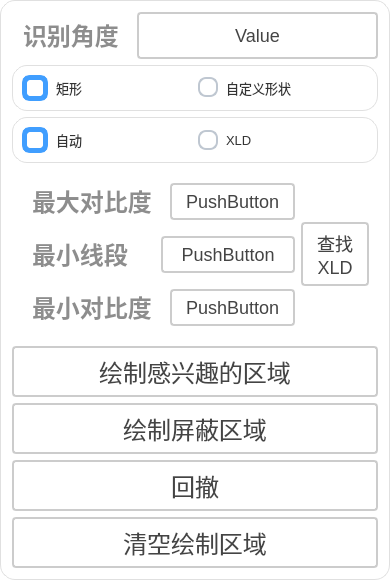
      <widget class="QGroupBox" name="groupBox_3">
       <property name="styleSheet">
        <string notr="true">QGroupBox {
    font-size: 15px;
    font-weight: bold;
    background-color: rgb(255, 255, 255);
    border: 1px solid #e0e0e0;
    border-radius: 2px;
	border-radius: 15px
}

QGroupBox::title {
    subcontrol-origin: margin;
    left: 10px;
    padding: 0 5px;
    color: #2c3e50;
}</string>
       </property>
       <property name="title">
        <string/>
       </property>
       <layout class="QGridLayout" name="gridLayout_8">
        <item row="0" column="0">
         <layout class="QVBoxLayout" name="verticalLayout_7" stretch="1,1,1,2,3">
          <item>
           <layout class="QHBoxLayout" name="horizontalLayout">
            <item>
             <widget class="QLabel" name="label_8">
              <property name="styleSheet">
               <string notr="true">QLabel {
       font-size: 24px;        
       font-weight: bold;        
       color:  rgb(141, 141, 141);       
       padding: 5px 5px;     
       border-bottom: 2px solid #cccccc; 
    }</string>
              </property>
              <property name="text">
               <string>识别角度</string>
              </property>
              <property name="alignment">
               <set>Qt::AlignmentFlag::AlignLeading|Qt::AlignmentFlag::AlignLeft|Qt::AlignmentFlag::AlignVCenter</set>
              </property>
             </widget>
            </item>
            <item>
             <widget class="QPushButton" name="btn_angle">
              <property name="sizePolicy">
               <sizepolicy hsizetype="Expanding" vsizetype="Expanding">
                <horstretch>0</horstretch>
                <verstretch>0</verstretch>
               </sizepolicy>
              </property>
              <property name="styleSheet">
               <string notr="true">QPushButton {
    padding: 6px 14px;
    border: 2px solid #CCC;
    border-radius: 4px;
    background-color: white;
    color: #444;
    font-size: 18px; 
}

QPushButton:hover {
    border-color: #999;
    background-color: #F5F5F5;
}

QPushButton:pressed {
    border-color: #777;
    background-color: #EEE;
}</string>
              </property>
              <property name="text">
               <string>Value</string>
              </property>
             </widget>
            </item>
           </layout>
          </item>
          <item>
           <widget class="QGroupBox" name="groupBox_4">
            <property name="styleSheet">
             <string notr="true">QGroupBox {
    font-size: 15px;
    font-weight: bold;
    background-color: rgb(255, 255, 255);
    border: 1px solid #e0e0e0;
    border-radius: 2px;
	border-radius: 15px
}

QGroupBox::title {
    subcontrol-origin: margin;
    left: 10px;
    padding: 0 5px;
    color: #2c3e50;
}</string>
            </property>
            <property name="title">
             <string/>
            </property>
            <layout class="QGridLayout" name="gridLayout">
             <item row="0" column="0">
              <layout class="QHBoxLayout" name="horizontalLayout_3">
               <item>
                <widget class="QRadioButton" name="rad_rectangle">
                 <property name="styleSheet">
                  <string notr="true">QRadioButton {
    spacing: 8px;
    color: #333333;
    font-size: 13px;
    background: transparent;
}

QRadioButton::indicator {
    width: 16px;
    height: 16px;
    border: 2px solid #BFC7D1;
    border-radius: 8px;
    background: #FFFFFF;
}

QRadioButton::indicator:hover {
    border-color: #409EFF;
}

QRadioButton::indicator:checked {
    border: 5px solid #409EFF;
    background: #FFFFFF;
}

QRadioButton:disabled {
    color: #A8B0B8;
}

QRadioButton::indicator:disabled {
    border-color: #D5DBE3;
    background: #F3F5F7;
}</string>
                 </property>
                 <property name="text">
                  <string>矩形</string>
                 </property>
                 <property name="checked">
                  <bool>true</bool>
                 </property>
                </widget>
               </item>
               <item>
                <widget class="QRadioButton" name="rad_paint">
                 <property name="styleSheet">
                  <string notr="true">QRadioButton {
    spacing: 8px;
    color: #333333;
    font-size: 13px;
    background: transparent;
}

QRadioButton::indicator {
    width: 16px;
    height: 16px;
    border: 2px solid #BFC7D1;
    border-radius: 8px;
    background: #FFFFFF;
}

QRadioButton::indicator:hover {
    border-color: #409EFF;
}

QRadioButton::indicator:checked {
    border: 5px solid #409EFF;
    background: #FFFFFF;
}

QRadioButton:disabled {
    color: #A8B0B8;
}

QRadioButton::indicator:disabled {
    border-color: #D5DBE3;
    background: #F3F5F7;
}</string>
                 </property>
                 <property name="text">
                  <string>自定义形状</string>
                 </property>
                </widget>
               </item>
              </layout>
             </item>
            </layout>
           </widget>
          </item>
          <item>
           <widget class="QGroupBox" name="groupBox_5">
            <property name="styleSheet">
             <string notr="true">QGroupBox {
    font-size: 15px;
    font-weight: bold;
    background-color: rgb(255, 255, 255);
    border: 1px solid #e0e0e0;
    border-radius: 2px;
	border-radius: 15px
}

QGroupBox::title {
    subcontrol-origin: margin;
    left: 10px;
    padding: 0 5px;
    color: #2c3e50;
}</string>
            </property>
            <property name="title">
             <string/>
            </property>
            <layout class="QGridLayout" name="gridLayout_6">
             <item row="0" column="0">
              <layout class="QHBoxLayout" name="horizontalLayout_8">
               <item>
                <widget class="QRadioButton" name="rad_findshapemodel">
                 <property name="styleSheet">
                  <string notr="true">QRadioButton {
    spacing: 8px;
    color: #333333;
    font-size: 13px;
    background: transparent;
}

QRadioButton::indicator {
    width: 16px;
    height: 16px;
    border: 2px solid #BFC7D1;
    border-radius: 8px;
    background: #FFFFFF;
}

QRadioButton::indicator:hover {
    border-color: #409EFF;
}

QRadioButton::indicator:checked {
    border: 5px solid #409EFF;
    background: #FFFFFF;
}

QRadioButton:disabled {
    color: #A8B0B8;
}

QRadioButton::indicator:disabled {
    border-color: #D5DBE3;
    background: #F3F5F7;
}</string>
                 </property>
                 <property name="text">
                  <string>自动</string>
                 </property>
                 <property name="checked">
                  <bool>true</bool>
                 </property>
                </widget>
               </item>
               <item>
                <widget class="QRadioButton" name="rad_findshapemodelXLD">
                 <property name="styleSheet">
                  <string notr="true">QRadioButton {
    spacing: 8px;
    color: #333333;
    font-size: 13px;
    background: transparent;
}

QRadioButton::indicator {
    width: 16px;
    height: 16px;
    border: 2px solid #BFC7D1;
    border-radius: 8px;
    background: #FFFFFF;
}

QRadioButton::indicator:hover {
    border-color: #409EFF;
}

QRadioButton::indicator:checked {
    border: 5px solid #409EFF;
    background: #FFFFFF;
}

QRadioButton:disabled {
    color: #A8B0B8;
}

QRadioButton::indicator:disabled {
    border-color: #D5DBE3;
    background: #F3F5F7;
}</string>
                 </property>
                 <property name="text">
                  <string>XLD</string>
                 </property>
                </widget>
               </item>
              </layout>
             </item>
            </layout>
           </widget>
          </item>
          <item>
           <widget class="QWidget" name="widget_XLDHide" native="true">
            <layout class="QGridLayout" name="gridLayout_7">
             <item row="0" column="0">
              <layout class="QHBoxLayout" name="horizontalLayout_9" stretch="2,1">
               <item>
                <layout class="QVBoxLayout" name="verticalLayout_2" stretch="0,0,0">
                 <item>
                  <layout class="QHBoxLayout" name="horizontalLayout_7" stretch="1,1">
                   <item>
                    <widget class="QLabel" name="label_3">
                     <property name="styleSheet">
                      <string notr="true">QLabel {
       font-size: 24px;        
       font-weight: bold;        
       color:  rgb(141, 141, 141);       
       padding: 5px 5px;     
       border-bottom: 2px solid #cccccc; 
    }</string>
                     </property>
                     <property name="text">
                      <string>最大对比度</string>
                     </property>
                    </widget>
                   </item>
                   <item>
                    <widget class="QPushButton" name="btn_max">
                     <property name="styleSheet">
                      <string notr="true">QPushButton {
    padding: 6px 14px;
    border: 2px solid #CCC;
    border-radius: 4px;
    background-color: white;
    color: #444;
    font-size: 18px; 
}

QPushButton:hover {
    border-color: #999;
    background-color: #F5F5F5;
}

QPushButton:pressed {
    border-color: #777;
    background-color: #EEE;
}</string>
                     </property>
                     <property name="text">
                      <string>PushButton</string>
                     </property>
                    </widget>
                   </item>
                  </layout>
                 </item>
                 <item>
                  <layout class="QHBoxLayout" name="horizontalLayout_6" stretch="1,1">
                   <item>
                    <widget class="QLabel" name="label">
                     <property name="styleSheet">
                      <string notr="true">QLabel {
       font-size: 24px;        
       font-weight: bold;        
       color:  rgb(141, 141, 141);       
       padding: 5px 5px;     
       border-bottom: 2px solid #cccccc; 
    }</string>
                     </property>
                     <property name="text">
                      <string>最小线段</string>
                     </property>
                    </widget>
                   </item>
                   <item>
                    <widget class="QPushButton" name="btn_MinLength">
                     <property name="styleSheet">
                      <string notr="true">QPushButton {
    padding: 6px 14px;
    border: 2px solid #CCC;
    border-radius: 4px;
    background-color: white;
    color: #444;
    font-size: 18px; 
}

QPushButton:hover {
    border-color: #999;
    background-color: #F5F5F5;
}

QPushButton:pressed {
    border-color: #777;
    background-color: #EEE;
}</string>
                     </property>
                     <property name="text">
                      <string>PushButton</string>
                     </property>
                    </widget>
                   </item>
                  </layout>
                 </item>
                 <item>
                  <layout class="QHBoxLayout" name="horizontalLayout_5" stretch="1,1">
                   <item>
                    <widget class="QLabel" name="label_2">
                     <property name="styleSheet">
                      <string notr="true">QLabel {
       font-size: 24px;        
       font-weight: bold;        
       color:  rgb(141, 141, 141);       
       padding: 5px 5px;     
       border-bottom: 2px solid #cccccc; 
    }</string>
                     </property>
                     <property name="text">
                      <string>最小对比度</string>
                     </property>
                    </widget>
                   </item>
                   <item>
                    <widget class="QPushButton" name="btn_min">
                     <property name="styleSheet">
                      <string notr="true">QPushButton {
    padding: 6px 14px;
    border: 2px solid #CCC;
    border-radius: 4px;
    background-color: white;
    color: #444;
    font-size: 18px; 
}

QPushButton:hover {
    border-color: #999;
    background-color: #F5F5F5;
}

QPushButton:pressed {
    border-color: #777;
    background-color: #EEE;
}</string>
                     </property>
                     <property name="text">
                      <string>PushButton</string>
                     </property>
                    </widget>
                   </item>
                  </layout>
                 </item>
                </layout>
               </item>
               <item>
                <widget class="QPushButton" name="btn_createXLD">
                 <property name="styleSheet">
                  <string notr="true">QPushButton {
    padding: 6px 14px;
    border: 2px solid #CCC;
    border-radius: 4px;
    background-color: white;
    color: #444;
    font-size: 18px; 
}

QPushButton:hover {
    border-color: #999;
    background-color: #F5F5F5;
}

QPushButton:pressed {
    border-color: #777;
    background-color: #EEE;
}</string>
                 </property>
                 <property name="text">
                  <string>查找
XLD</string>
                 </property>
                </widget>
               </item>
              </layout>
             </item>
            </layout>
           </widget>
          </item>
          <item>
           <layout class="QVBoxLayout" name="verticalLayout_3" stretch="1,1,1,1">
            <item>
             <widget class="QPushButton" name="btn_paintRegion">
              <property name="sizePolicy">
               <sizepolicy hsizetype="Expanding" vsizetype="Expanding">
                <horstretch>0</horstretch>
                <verstretch>0</verstretch>
               </sizepolicy>
              </property>
              <property name="styleSheet">
               <string notr="true">QPushButton {
    padding: 6px 14px;
    border: 2px solid #CCC;
    border-radius: 4px;
    background-color: white;
    color: #444;
    font-size: 24px; 
}

QPushButton:hover {
    border-color: #999;
    background-color: #F5F5F5;
}

QPushButton:pressed {
    border-color: #777;
    background-color: #EEE;
}</string>
              </property>
              <property name="text">
               <string>绘制感兴趣的区域</string>
              </property>
             </widget>
            </item>
            <item>
             <widget class="QPushButton" name="btn_shiledRegion">
              <property name="sizePolicy">
               <sizepolicy hsizetype="Expanding" vsizetype="Expanding">
                <horstretch>0</horstretch>
                <verstretch>0</verstretch>
               </sizepolicy>
              </property>
              <property name="styleSheet">
               <string notr="true">QPushButton {
    padding: 6px 14px;
    border: 2px solid #CCC;
    border-radius: 4px;
    background-color: white;
    color: #444;
    font-size: 24px; 
}

QPushButton:hover {
    border-color: #999;
    background-color: #F5F5F5;
}

QPushButton:pressed {
    border-color: #777;
    background-color: #EEE;
}</string>
              </property>
              <property name="text">
               <string>绘制屏蔽区域</string>
              </property>
             </widget>
            </item>
            <item>
             <widget class="QPushButton" name="btn_clearRegion2">
              <property name="sizePolicy">
               <sizepolicy hsizetype="Expanding" vsizetype="Expanding">
                <horstretch>0</horstretch>
                <verstretch>0</verstretch>
               </sizepolicy>
              </property>
              <property name="styleSheet">
               <string notr="true">QPushButton {
    padding: 6px 14px;
    border: 2px solid #CCC;
    border-radius: 4px;
    background-color: white;
    color: #444;
    font-size: 24px; 
}

QPushButton:hover {
    border-color: #999;
    background-color: #F5F5F5;
}

QPushButton:pressed {
    border-color: #777;
    background-color: #EEE;
}</string>
              </property>
              <property name="text">
               <string>回撤</string>
              </property>
             </widget>
            </item>
            <item>
             <widget class="QPushButton" name="btn_clearRegion">
              <property name="sizePolicy">
               <sizepolicy hsizetype="Expanding" vsizetype="Expanding">
                <horstretch>0</horstretch>
                <verstretch>0</verstretch>
               </sizepolicy>
              </property>
              <property name="styleSheet">
               <string notr="true">QPushButton {
    padding: 6px 14px;
    border: 2px solid #CCC;
    border-radius: 4px;
    background-color: white;
    color: #444;
    font-size: 24px; 
}

QPushButton:hover {
    border-color: #999;
    background-color: #F5F5F5;
}

QPushButton:pressed {
    border-color: #777;
    background-color: #EEE;
}</string>
              </property>
              <property name="text">
               <string>清空绘制区域</string>
              </property>
             </widget>
            </item>
           </layout>
          </item>
         </layout>
        </item>
       </layout>
      </widget>
